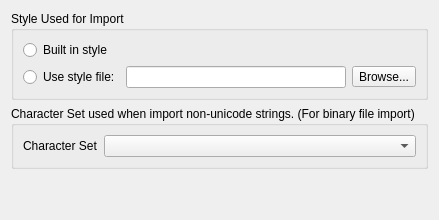
     <widget class="QWidget" name="Import">
      <property name="accessibleName">
       <string/>
      </property>
      <attribute name="title">
       <string>Import</string>
      </attribute>
      <layout class="QVBoxLayout" name="verticalLayout_10">
       <item>
        <widget class="QGroupBox" name="groupBox_7">
         <property name="title">
          <string>Style Used for Import</string>
         </property>
         <property name="flat">
          <bool>true</bool>
         </property>
         <layout class="QVBoxLayout">
          <item>
           <widget class="QRadioButton" name="useImportBuildinStyle">
            <property name="text">
             <string>Built in style</string>
            </property>
           </widget>
          </item>
          <item>
           <layout class="QHBoxLayout">
            <item>
             <widget class="QRadioButton" name="useImportStyleFile">
              <property name="text">
               <string>Use style file:</string>
              </property>
             </widget>
            </item>
            <item>
             <widget class="QLineEdit" name="importStyleFile"/>
            </item>
            <item>
             <widget class="QToolButton" name="styleFileButton">
              <property name="text">
               <string>Browse...</string>
              </property>
              <property name="icon">
               <iconset resource="mscore.qrc">
                <normaloff>:/data/fileopen.svg</normaloff>:/data/fileopen.svg</iconset>
              </property>
             </widget>
            </item>
           </layout>
          </item>
         </layout>
        </widget>
       </item>
       <item>
        <widget class="QGroupBox" name="groupBox_20">
         <property name="title">
          <string>Character Set used when import non-unicode strings. (For binary file import)</string>
         </property>
         <property name="flat">
          <bool>true</bool>
         </property>
         <layout class="QHBoxLayout" name="horizontalLayout_8">
          <item>
           <widget class="QLabel" name="label_49">
            <property name="sizePolicy">
             <sizepolicy hsizetype="Minimum" vsizetype="Preferred">
              <horstretch>0</horstretch>
              <verstretch>0</verstretch>
             </sizepolicy>
            </property>
            <property name="text">
             <string>Character Set</string>
            </property>
           </widget>
          </item>
          <item>
           <widget class="QComboBox" name="importCharsetList">
            <property name="sizePolicy">
             <sizepolicy hsizetype="Expanding" vsizetype="Fixed">
              <horstretch>0</horstretch>
              <verstretch>0</verstretch>
             </sizepolicy>
            </property>
           </widget>
          </item>
         </layout>
        </widget>
       </item>
       <item>
        <spacer>
         <property name="orientation">
          <enum>Qt::Vertical</enum>
         </property>
         <property name="sizeHint" stdset="0">
          <size>
           <width>20</width>
           <height>40</height>
          </size>
         </property>
        </spacer>
       </item>
      </layout>
     </widget>
